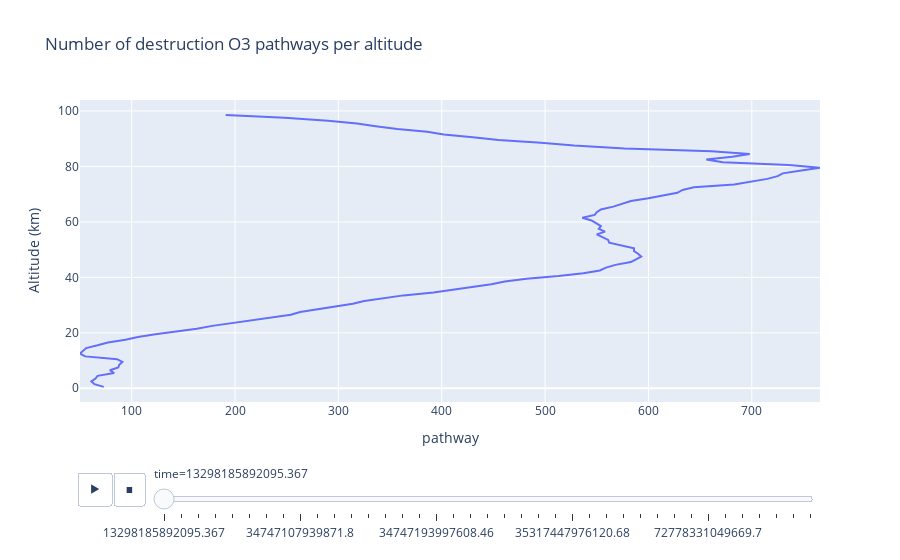
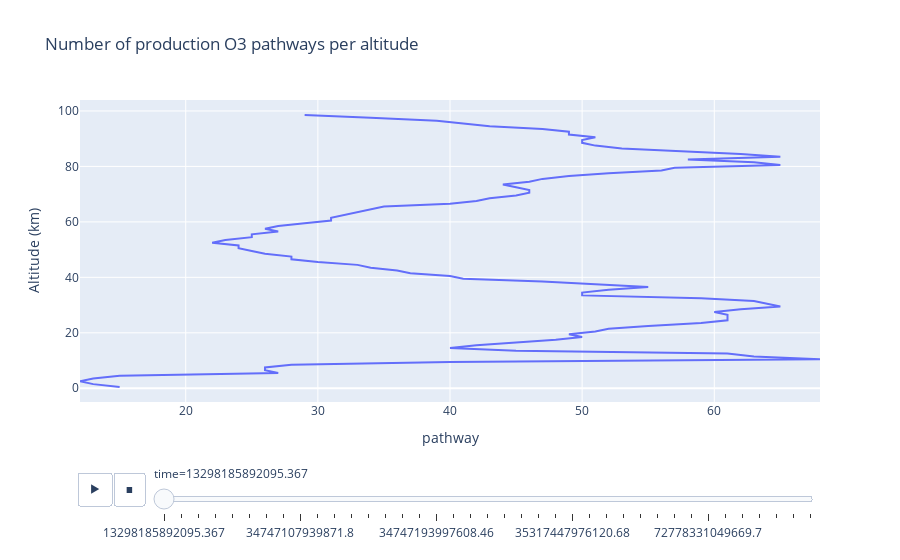

The notebook cell saved with these charts, in order:
### Code cell
def get_number_of_pathways_per_alt(species, type='destruction'):
    '''Gets number of pathways per altutude'''
    if type == 'destruction':
        data_species = loss_pathways[loss_pathways.species == species]
    elif type == 'production':
        data_species = prod_pathways[prod_pathways.species == species]
    
    pathways_per = data_species[['pathway', 'time', 'alt']].\
        groupby(['time', 'alt']).count().reset_index()
    return pathways_per



num_pathways_loss = get_number_of_pathways_per_alt('O3', type='destruction')
num_pathways_prod = get_number_of_pathways_per_alt('O3', type='production')

fig = px.line(num_pathways_loss, x='pathway', y='alt',
        animation_frame='time',
        labels={'x':'Number of pathways', 'alt':'Altitude (km)'},
        title='Number of destruction O3 pathways per altitude')
fig.show()

fig = px.line(num_pathways_prod, x='pathway', y='alt',
        animation_frame='time',
        labels={'x':'Number of pathways', 'alt':'Altitude (km)'},
        title='Number of production O3 pathways per altitude')
fig.show()

### Figure 1 — Plotly figure (JSON) as saved in the notebook; plotly's stock layout.template omitted (floating-point values rounded to 4 significant figures)
{"data": [{"hovertemplate": "time=13298185892095.367<br>pathway=%{x}<br>Altitude (km)=%{y}<extra></extra>", "legendgroup": "", "line": {"color": "#636efa", "dash": "solid"}, "marker": {"symbol": "circle"}, "mode": "lines", "name": "", "orientation": "v", "showlegend": false, "type": "scatter", "x": [73, 64, 61, 65, 67, 83, 79, 87, 88, 91, 86, 55, 50, 53, 56, 67, 77, 94, 106, 123, 145, 163, 178, 197, 219, 237, 254, 263, 281, 300, 314, 325, 342, 363, 392, 411, 426, 448, 461, 482, 513, 537, 553, 559, 568, 583, 588, 593, 590, 586, 586, 573, 562, 561, 555, 550, 558, 552, 554, 549, 545, 536, 548, 550, 554, 566, 574, 583, 600, 616, 628, 633, 644, 683, 699, 715, 725, 730, 748, 766, 736, 672, 656, 681, 698, 661, 577, 528, 496, 455, 430, 402, 386, 357, 336, 318, 290, 248, 191], "xaxis": "x", "y": [0.5, 1.5, 2.5, 3.5, 4.5, 5.5, 6.5, 7.5, 8.5, 9.5, 10.5, 11.5, 12.5, 13.5, 14.5, 15.5, 16.5, 17.5, 18.5, 19.5, 20.5, 21.5, 22.5, 23.5, 24.5, 25.5, 26.5, 27.5, 28.5, 29.5, 30.5, 31.5, 32.5, 33.5, 34.5, 35.5, 36.5, 37.5, 38.5, 39.5, 40.5, 41.5, 42.5, 43.5, 44.5, 45.5, 46.5, 47.5, 48.5, 49.5, 50.5, 51.5, 52.5, 53.5, 54.5, 55.5, 56.5, 57.5, 58.5, 59.5, 60.5, 61.5, 62.5, 63.5, 64.5, 65.5, 66.5, 67.5, 68.5, 69.5, 70.5, 71.5, 72.5, 73.5, 74.5, 75.5, 76.5, 77.5, 78.5, 79.5, 80.5, 81.5, 82.5, 83.5, 84.5, 85.5, 86.5, 87.5, 88.5, 89.5, 90.5, 91.5, 92.5, 93.5, 94.5, 95.5, 96.5, 97.5, 98.5], "yaxis": "y"}], "layout": {"legend": {"tracegroupgap": 0}, "sliders": [{"active": 0, "currentvalue": {"prefix": "time="}, "len": 0.9, "pad": {"b": 10, "t": 60}, "steps": [{"args": [["13298185892095.367"], {"frame": {"duration": 0, "redraw": false}, "fromcurrent": true, "mode": "immediate", "transition": {"duration": 0, "easing": "linear"}}], "label": "13298185892095.367", "method": "animate"}, {"args": [["16949066018831.523"], {"frame": {"duration": 0, "redraw": false}, "fromcurrent": true, "mode": "immediate", "transition": {"duration": 0, "easing": "linear"}}], "label": "16949066018831.523", "method": "animate"}, {"args": [["20599946145567.68"], {"frame": {"duration": 0, "redraw": false}, "fromcurrent": true, "mode": "immediate", "transition": {"duration": 0, "easing": "linear"}}], "label": "20599946145567.68", "method": "animate"}, {"args": [["24250826272303.84"], {"frame": {"duration": 0, "redraw": false}, "fromcurrent": true, "mode": "immediate", "transition": {"duration": 0, "easing": "linear"}}], "label": "24250826272303.84", "method": "animate"}, {"args": [["27901706399040.0"], {"frame": {"duration": 0, "redraw": false}, "fromcurrent": true, "mode": "immediate", "transition": {"duration": 0, "easing": "linear"}}], "label": "27901706399040.0", "method": "animate"}, {"args": [["31552586525776.15"], {"frame": {"duration": 0, "redraw": false}, "fromcurrent": true, "mode": "immediate", "transition": {"duration": 0, "easing": "linear"}}], "label": "31552586525776.15", "method": "animate"}, {"args": [["34747106636713.93"], {"frame": {"duration": 0, "redraw": false}, "fromcurrent": true, "mode": "immediate", "transition": {"duration": 0, "easing": "linear"}}], "label": "34747106636713.93", "method": "animate"}, {"args": [["34747106653141.13"], {"frame": {"duration": 0, "redraw": false}, "fromcurrent": true, "mode": "immediate", "transition": {"duration": 0, "easing": "linear"}}], "label": "34747106653141.13", "method": "animate"}, {"args": [["34747107939871.8"], {"frame": {"duration": 0, "redraw": false}, "fromcurrent": true, "mode": "immediate", "transition": {"duration": 0, "easing": "linear"}}], "label": "34747107939871.8", "method": "animate"}, {"args": [["34747116195012.344"], {"frame": {"duration": 0, "redraw": false}, "fromcurrent": true, "mode": "immediate", "transition": {"duration": 0, "easing": "linear"}}], "label": "34747116195012.344", "method": "animate"}, {"args": [["34747131854883.28"], {"frame": {"duration": 0, "redraw": false}, "fromcurrent": true, "mode": "immediate", "transition": {"duration": 0, "easing": "linear"}}], "label": "34747131854883.28", "method": "animate"}, {"args": [["34747141697287.05"], {"frame": {"duration": 0, "redraw": false}, "fromcurrent": true, "mode": "immediate", "transition": {"duration": 0, "easing": "linear"}}], "label": "34747141697287.05", "method": "animate"}, {"args": [["34747151539690.83"], {"frame": {"duration": 0, "redraw": false}, "fromcurrent": true, "mode": "immediate", "transition": {"duration": 0, "easing": "linear"}}], "label": "34747151539690.83", "method": "animate"}, {"args": [["34747161382094.613"], {"frame": {"duration": 0, "redraw": false}, "fromcurrent": true, "mode": "immediate", "transition": {"duration": 0, "easing": "linear"}}], "label": "34747161382094.613", "method": "animate"}, {"args": [["34747171224498.4"], {"frame": {"duration": 0, "redraw": false}, "fromcurrent": true, "mode": "immediate", "transition": {"duration": 0, "easing": "linear"}}], "label": "34747171224498.4", "method": "animate"}, {"args": [["34747181066902.176"], {"frame": {"duration": 0, "redraw": false}, "fromcurrent": true, "mode": "immediate", "transition": {"duration": 0, "easing": "linear"}}], "label": "34747181066902.176", "method": "animate"}, {"args": [["34747193997608.46"], {"frame": {"duration": 0, "redraw": false}, "fromcurrent": true, "mode": "immediate", "transition": {"duration": 0, "easing": "linear"}}], "label": "34747193997608.46", "method": "animate"}, {"args": [["34747218161519.91"], {"frame": {"duration": 0, "redraw": false}, "fromcurrent": true, "mode": "immediate", "transition": {"duration": 0, "easing": "linear"}}], "label": "34747218161519.91", "method": "animate"}, {"args": [["34747277824447.016"], {"frame": {"duration": 0, "redraw": false}, "fromcurrent": true, "mode": "immediate", "transition": {"duration": 0, "easing": "linear"}}], "label": "34747277824447.016", "method": "animate"}, {"args": [["34747350943015.65"], {"frame": {"duration": 0, "redraw": false}, "fromcurrent": true, "mode": "immediate", "transition": {"duration": 0, "easing": "linear"}}], "label": "34747350943015.65", "method": "animate"}, {"args": [["34747520770268.08"], {"frame": {"duration": 0, "redraw": false}, "fromcurrent": true, "mode": "immediate", "transition": {"duration": 0, "easing": "linear"}}], "label": "34747520770268.08", "method": "animate"}, {"args": [["34748509353668.24"], {"frame": {"duration": 0, "redraw": false}, "fromcurrent": true, "mode": "immediate", "transition": {"duration": 0, "easing": "linear"}}], "label": "34748509353668.24", "method": "animate"}, {"args": [["34759126291061.887"], {"frame": {"duration": 0, "redraw": false}, "fromcurrent": true, "mode": "immediate", "transition": {"duration": 0, "easing": "linear"}}], "label": "34759126291061.887", "method": "animate"}, {"args": [["34819892332120.14"], {"frame": {"duration": 0, "redraw": false}, "fromcurrent": true, "mode": "immediate", "transition": {"duration": 0, "easing": "linear"}}], "label": "34819892332120.14", "method": "animate"}, {"args": [["35317447976120.68"], {"frame": {"duration": 0, "redraw": false}, "fromcurrent": true, "mode": "immediate", "transition": {"duration": 0, "easing": "linear"}}], "label": "35317447976120.68", "method": "animate"}, {"args": [["37572217861087.1"], {"frame": {"duration": 0, "redraw": false}, "fromcurrent": true, "mode": "immediate", "transition": {"duration": 0, "easing": "linear"}}], "label": "37572217861087.1", "method": "animate"}, {"args": [["41563015465632.07"], {"frame": {"duration": 0, "redraw": false}, "fromcurrent": true, "mode": "immediate", "transition": {"duration": 0, "easing": "linear"}}], "label": "41563015465632.07", "method": "animate"}, {"args": [["45553813070177.04"], {"frame": {"duration": 0, "redraw": false}, "fromcurrent": true, "mode": "immediate", "transition": {"duration": 0, "easing": "linear"}}], "label": "45553813070177.04", "method": "animate"}, {"args": [["49544610674722.0"], {"frame": {"duration": 0, "redraw": false}, "fromcurrent": true, "mode": "immediate", "transition": {"duration": 0, "easing": "linear"}}], "label": "49544610674722.0", "method": "animate"}, {"args": [["54788947926985.56"], {"frame": {"duration": 0, "redraw": false}, "fromcurrent": true, "mode": "immediate", "transition": {"duration": 0, "easing": "linear"}}], "label": "54788947926985.56", "method": "animate"}, {"args": [["60785408967880.3"], {"frame": {"duration": 0, "redraw": false}, "fromcurrent": true, "mode": "immediate", "transition": {"duration": 0, "easing": "linear"}}], "label": "60785408967880.3", "method": "animate"}, {"args": [["66781870008775.0"], {"frame": {"duration": 0, "redraw": false}, "fromcurrent": true, "mode": "immediate", "transition": {"duration": 0, "easing": "linear"}}], "label": "66781870008775.0", "method": "animate"}, {"args": [["72778331049669.7"], {"frame": {"duration": 0, "redraw": false}, "fromcurrent": true, "mode": "immediate", "transition": {"duration": 0, "easing": "linear"}}], "label": "72778331049669.7", "method": "animate"}, {"args": [["78774792090564.38"], {"frame": {"duration": 0, "redraw": false}, "fromcurrent": true, "mode": "immediate", "transition": {"duration": 0, "easing": "linear"}}], "label": "78774792090564.38", "method": "animate"}, {"args": [["84771253131459.08"], {"frame": {"duration": 0, "redraw": false}, "fromcurrent": true, "mode": "immediate", "transition": {"duration": 0, "easing": "linear"}}], "label": "84771253131459.08", "method": "animate"}, {"args": [["91453915748090.05"], {"frame": {"duration": 0, "redraw": false}, "fromcurrent": true, "mode": "immediate", "transition": {"duration": 0, "easing": "linear"}}], "label": "91453915748090.05", "method": "animate"}, {"args": [["102939989394874.88"], {"frame": {"duration": 0, "redraw": false}, "fromcurrent": true, "mode": "immediate", "transition": {"duration": 0, "easing": "linear"}}], "label": "102939989394874.88", "method": "animate"}, {"args": [["114426063041659.8"], {"frame": {"duration": 0, "redraw": false}, "fromcurrent": true, "mode": "immediate", "transition": {"duration": 0, "easing": "linear"}}], "label": "114426063041659.8", "method": "animate"}, {"args": [["132110020771293.28"], {"frame": {"duration": 0, "redraw": false}, "fromcurrent": true, "mode": "immediate", "transition": {"duration": 0, "easing": "linear"}}], "label": "132110020771293.28", "method": "animate"}], "x": 0.1, "xanchor": "left", "y": 0, "yanchor": "top"}], "title": {"text": "Number of destruction O3 pathways per altitude"}, "updatemenus": [{"buttons": [{"args": [null, {"frame": {"duration": 500, "redraw": false}, "fromcurrent": true, "mode": "immediate", "transition": {"duration": 500, "easing": "linear"}}], "label": "&#9654;", "method": "animate"}, {"args": [[null], {"frame": {"duration": 0, "redraw": false}, "fromcurrent": true, "mode": "immediate", "transition": {"duration": 0, "easing": "linear"}}], "label": "&#9724;", "method": "animate"}], "direction": "left", "pad": {"r": 10, "t": 70}, "showactive": false, "type": "buttons", "x": 0.1, "xanchor": "right", "y": 0, "yanchor": "top"}], "xaxis": {"anchor": "y", "domain": [0, 1], "title": {"text": "pathway"}}, "yaxis": {"anchor": "x", "domain": [0, 1], "title": {"text": "Altitude (km)"}}}}

### Figure 2 — Plotly figure (JSON) as saved in the notebook; plotly's stock layout.template omitted (floating-point values rounded to 4 significant figures)
{"data": [{"hovertemplate": "time=13298185892095.367<br>pathway=%{x}<br>Altitude (km)=%{y}<extra></extra>", "legendgroup": "", "line": {"color": "#636efa", "dash": "solid"}, "marker": {"symbol": "circle"}, "mode": "lines", "name": "", "orientation": "v", "showlegend": false, "type": "scatter", "x": [15, 13, 12, 13, 15, 27, 26, 26, 28, 40, 68, 63, 61, 45, 40, 42, 45, 48, 50, 49, 51, 52, 55, 59, 61, 61, 61, 60, 62, 65, 64, 63, 59, 50, 50, 52, 55, 51, 47, 41, 40, 37, 36, 34, 33, 30, 28, 28, 26, 25, 24, 24, 22, 23, 25, 25, 27, 26, 27, 29, 31, 31, 32, 33, 34, 35, 40, 42, 43, 45, 46, 46, 45, 44, 46, 47, 49, 52, 56, 57, 65, 63, 58, 65, 62, 58, 53, 51, 50, 50, 51, 49, 49, 47, 43, 41, 39, 34, 29], "xaxis": "x", "y": [0.5, 1.5, 2.5, 3.5, 4.5, 5.5, 6.5, 7.5, 8.5, 9.5, 10.5, 11.5, 12.5, 13.5, 14.5, 15.5, 16.5, 17.5, 18.5, 19.5, 20.5, 21.5, 22.5, 23.5, 24.5, 25.5, 26.5, 27.5, 28.5, 29.5, 30.5, 31.5, 32.5, 33.5, 34.5, 35.5, 36.5, 37.5, 38.5, 39.5, 40.5, 41.5, 42.5, 43.5, 44.5, 45.5, 46.5, 47.5, 48.5, 49.5, 50.5, 51.5, 52.5, 53.5, 54.5, 55.5, 56.5, 57.5, 58.5, 59.5, 60.5, 61.5, 62.5, 63.5, 64.5, 65.5, 66.5, 67.5, 68.5, 69.5, 70.5, 71.5, 72.5, 73.5, 74.5, 75.5, 76.5, 77.5, 78.5, 79.5, 80.5, 81.5, 82.5, 83.5, 84.5, 85.5, 86.5, 87.5, 88.5, 89.5, 90.5, 91.5, 92.5, 93.5, 94.5, 95.5, 96.5, 97.5, 98.5], "yaxis": "y"}], "layout": {"legend": {"tracegroupgap": 0}, "sliders": [{"active": 0, "currentvalue": {"prefix": "time="}, "len": 0.9, "pad": {"b": 10, "t": 60}, "steps": [{"args": [["13298185892095.367"], {"frame": {"duration": 0, "redraw": false}, "fromcurrent": true, "mode": "immediate", "transition": {"duration": 0, "easing": "linear"}}], "label": "13298185892095.367", "method": "animate"}, {"args": [["16949066018831.523"], {"frame": {"duration": 0, "redraw": false}, "fromcurrent": true, "mode": "immediate", "transition": {"duration": 0, "easing": "linear"}}], "label": "16949066018831.523", "method": "animate"}, {"args": [["20599946145567.68"], {"frame": {"duration": 0, "redraw": false}, "fromcurrent": true, "mode": "immediate", "transition": {"duration": 0, "easing": "linear"}}], "label": "20599946145567.68", "method": "animate"}, {"args": [["24250826272303.84"], {"frame": {"duration": 0, "redraw": false}, "fromcurrent": true, "mode": "immediate", "transition": {"duration": 0, "easing": "linear"}}], "label": "24250826272303.84", "method": "animate"}, {"args": [["27901706399040.0"], {"frame": {"duration": 0, "redraw": false}, "fromcurrent": true, "mode": "immediate", "transition": {"duration": 0, "easing": "linear"}}], "label": "27901706399040.0", "method": "animate"}, {"args": [["31552586525776.15"], {"frame": {"duration": 0, "redraw": false}, "fromcurrent": true, "mode": "immediate", "transition": {"duration": 0, "easing": "linear"}}], "label": "31552586525776.15", "method": "animate"}, {"args": [["34747106636713.93"], {"frame": {"duration": 0, "redraw": false}, "fromcurrent": true, "mode": "immediate", "transition": {"duration": 0, "easing": "linear"}}], "label": "34747106636713.93", "method": "animate"}, {"args": [["34747106653141.13"], {"frame": {"duration": 0, "redraw": false}, "fromcurrent": true, "mode": "immediate", "transition": {"duration": 0, "easing": "linear"}}], "label": "34747106653141.13", "method": "animate"}, {"args": [["34747107939871.8"], {"frame": {"duration": 0, "redraw": false}, "fromcurrent": true, "mode": "immediate", "transition": {"duration": 0, "easing": "linear"}}], "label": "34747107939871.8", "method": "animate"}, {"args": [["34747116195012.344"], {"frame": {"duration": 0, "redraw": false}, "fromcurrent": true, "mode": "immediate", "transition": {"duration": 0, "easing": "linear"}}], "label": "34747116195012.344", "method": "animate"}, {"args": [["34747131854883.28"], {"frame": {"duration": 0, "redraw": false}, "fromcurrent": true, "mode": "immediate", "transition": {"duration": 0, "easing": "linear"}}], "label": "34747131854883.28", "method": "animate"}, {"args": [["34747141697287.05"], {"frame": {"duration": 0, "redraw": false}, "fromcurrent": true, "mode": "immediate", "transition": {"duration": 0, "easing": "linear"}}], "label": "34747141697287.05", "method": "animate"}, {"args": [["34747151539690.83"], {"frame": {"duration": 0, "redraw": false}, "fromcurrent": true, "mode": "immediate", "transition": {"duration": 0, "easing": "linear"}}], "label": "34747151539690.83", "method": "animate"}, {"args": [["34747161382094.613"], {"frame": {"duration": 0, "redraw": false}, "fromcurrent": true, "mode": "immediate", "transition": {"duration": 0, "easing": "linear"}}], "label": "34747161382094.613", "method": "animate"}, {"args": [["34747171224498.4"], {"frame": {"duration": 0, "redraw": false}, "fromcurrent": true, "mode": "immediate", "transition": {"duration": 0, "easing": "linear"}}], "label": "34747171224498.4", "method": "animate"}, {"args": [["34747181066902.176"], {"frame": {"duration": 0, "redraw": false}, "fromcurrent": true, "mode": "immediate", "transition": {"duration": 0, "easing": "linear"}}], "label": "34747181066902.176", "method": "animate"}, {"args": [["34747193997608.46"], {"frame": {"duration": 0, "redraw": false}, "fromcurrent": true, "mode": "immediate", "transition": {"duration": 0, "easing": "linear"}}], "label": "34747193997608.46", "method": "animate"}, {"args": [["34747218161519.91"], {"frame": {"duration": 0, "redraw": false}, "fromcurrent": true, "mode": "immediate", "transition": {"duration": 0, "easing": "linear"}}], "label": "34747218161519.91", "method": "animate"}, {"args": [["34747277824447.016"], {"frame": {"duration": 0, "redraw": false}, "fromcurrent": true, "mode": "immediate", "transition": {"duration": 0, "easing": "linear"}}], "label": "34747277824447.016", "method": "animate"}, {"args": [["34747350943015.65"], {"frame": {"duration": 0, "redraw": false}, "fromcurrent": true, "mode": "immediate", "transition": {"duration": 0, "easing": "linear"}}], "label": "34747350943015.65", "method": "animate"}, {"args": [["34747520770268.08"], {"frame": {"duration": 0, "redraw": false}, "fromcurrent": true, "mode": "immediate", "transition": {"duration": 0, "easing": "linear"}}], "label": "34747520770268.08", "method": "animate"}, {"args": [["34748509353668.24"], {"frame": {"duration": 0, "redraw": false}, "fromcurrent": true, "mode": "immediate", "transition": {"duration": 0, "easing": "linear"}}], "label": "34748509353668.24", "method": "animate"}, {"args": [["34759126291061.887"], {"frame": {"duration": 0, "redraw": false}, "fromcurrent": true, "mode": "immediate", "transition": {"duration": 0, "easing": "linear"}}], "label": "34759126291061.887", "method": "animate"}, {"args": [["34819892332120.14"], {"frame": {"duration": 0, "redraw": false}, "fromcurrent": true, "mode": "immediate", "transition": {"duration": 0, "easing": "linear"}}], "label": "34819892332120.14", "method": "animate"}, {"args": [["35317447976120.68"], {"frame": {"duration": 0, "redraw": false}, "fromcurrent": true, "mode": "immediate", "transition": {"duration": 0, "easing": "linear"}}], "label": "35317447976120.68", "method": "animate"}, {"args": [["37572217861087.1"], {"frame": {"duration": 0, "redraw": false}, "fromcurrent": true, "mode": "immediate", "transition": {"duration": 0, "easing": "linear"}}], "label": "37572217861087.1", "method": "animate"}, {"args": [["41563015465632.07"], {"frame": {"duration": 0, "redraw": false}, "fromcurrent": true, "mode": "immediate", "transition": {"duration": 0, "easing": "linear"}}], "label": "41563015465632.07", "method": "animate"}, {"args": [["45553813070177.04"], {"frame": {"duration": 0, "redraw": false}, "fromcurrent": true, "mode": "immediate", "transition": {"duration": 0, "easing": "linear"}}], "label": "45553813070177.04", "method": "animate"}, {"args": [["49544610674722.0"], {"frame": {"duration": 0, "redraw": false}, "fromcurrent": true, "mode": "immediate", "transition": {"duration": 0, "easing": "linear"}}], "label": "49544610674722.0", "method": "animate"}, {"args": [["54788947926985.56"], {"frame": {"duration": 0, "redraw": false}, "fromcurrent": true, "mode": "immediate", "transition": {"duration": 0, "easing": "linear"}}], "label": "54788947926985.56", "method": "animate"}, {"args": [["60785408967880.3"], {"frame": {"duration": 0, "redraw": false}, "fromcurrent": true, "mode": "immediate", "transition": {"duration": 0, "easing": "linear"}}], "label": "60785408967880.3", "method": "animate"}, {"args": [["66781870008775.0"], {"frame": {"duration": 0, "redraw": false}, "fromcurrent": true, "mode": "immediate", "transition": {"duration": 0, "easing": "linear"}}], "label": "66781870008775.0", "method": "animate"}, {"args": [["72778331049669.7"], {"frame": {"duration": 0, "redraw": false}, "fromcurrent": true, "mode": "immediate", "transition": {"duration": 0, "easing": "linear"}}], "label": "72778331049669.7", "method": "animate"}, {"args": [["78774792090564.38"], {"frame": {"duration": 0, "redraw": false}, "fromcurrent": true, "mode": "immediate", "transition": {"duration": 0, "easing": "linear"}}], "label": "78774792090564.38", "method": "animate"}, {"args": [["84771253131459.08"], {"frame": {"duration": 0, "redraw": false}, "fromcurrent": true, "mode": "immediate", "transition": {"duration": 0, "easing": "linear"}}], "label": "84771253131459.08", "method": "animate"}, {"args": [["91453915748090.05"], {"frame": {"duration": 0, "redraw": false}, "fromcurrent": true, "mode": "immediate", "transition": {"duration": 0, "easing": "linear"}}], "label": "91453915748090.05", "method": "animate"}, {"args": [["102939989394874.88"], {"frame": {"duration": 0, "redraw": false}, "fromcurrent": true, "mode": "immediate", "transition": {"duration": 0, "easing": "linear"}}], "label": "102939989394874.88", "method": "animate"}, {"args": [["114426063041659.8"], {"frame": {"duration": 0, "redraw": false}, "fromcurrent": true, "mode": "immediate", "transition": {"duration": 0, "easing": "linear"}}], "label": "114426063041659.8", "method": "animate"}, {"args": [["132110020771293.28"], {"frame": {"duration": 0, "redraw": false}, "fromcurrent": true, "mode": "immediate", "transition": {"duration": 0, "easing": "linear"}}], "label": "132110020771293.28", "method": "animate"}], "x": 0.1, "xanchor": "left", "y": 0, "yanchor": "top"}], "title": {"text": "Number of production O3 pathways per altitude"}, "updatemenus": [{"buttons": [{"args": [null, {"frame": {"duration": 500, "redraw": false}, "fromcurrent": true, "mode": "immediate", "transition": {"duration": 500, "easing": "linear"}}], "label": "&#9654;", "method": "animate"}, {"args": [[null], {"frame": {"duration": 0, "redraw": false}, "fromcurrent": true, "mode": "immediate", "transition": {"duration": 0, "easing": "linear"}}], "label": "&#9724;", "method": "animate"}], "direction": "left", "pad": {"r": 10, "t": 70}, "showactive": false, "type": "buttons", "x": 0.1, "xanchor": "right", "y": 0, "yanchor": "top"}], "xaxis": {"anchor": "y", "domain": [0, 1], "title": {"text": "pathway"}}, "yaxis": {"anchor": "x", "domain": [0, 1], "title": {"text": "Altitude (km)"}}}}
